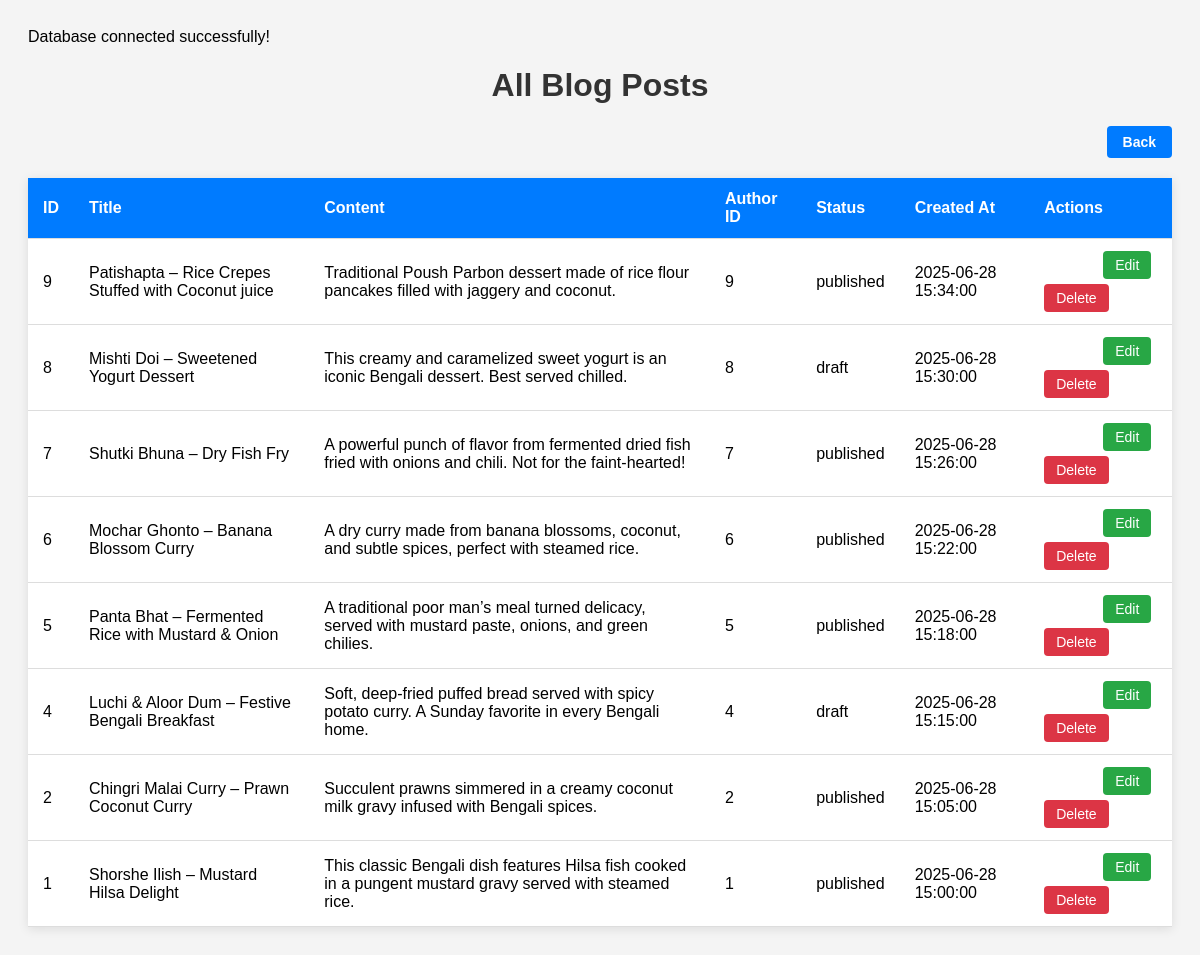
Screenshot of /view/dashboard/see_post.php (signed in) with the database file from the repository.
### tables this page shows
CREATE TABLE `posts` (
  `post_id` int(11) NOT NULL,
  `title` varchar(255) NOT NULL,
  `content` longtext NOT NULL,
  `author_id` int(11) NOT NULL,
  `status` enum('draft','published') DEFAULT 'draft',
  `created_at` datetime DEFAULT current_timestamp()
);

### view/dashboard/see_post.php (the view, shortened to what this page needs)
<?php
include "../../model/database.php";
$sql = "SELECT * FROM posts ORDER BY created_at DESC";
$result = $conn->query($sql);
?>
<!DOCTYPE html>
<html lang="en">
<head>
</head>
<body>
    <h1>All Blog Posts</h1>
    <div class="top-bar">
        <a href="post.php" class="home-btn">Back</a>
    </div>
    <?php if ($result->num_rows > 0): ?>
        <table>
            <tr>
                <th>ID</th>
                <th>Title</th>
                <th>Content</th>
                <th>Author ID</th>
                <th>Status</th>
                <th>Created At</th>
                <th>Actions</th>
            </tr>
            <?php while ($row = $result->fetch_assoc()): ?>
                <tr>
                    <td><?= htmlspecialchars($row['post_id']) ?></td>
                    <td><?= htmlspecialchars($row['title']) ?></td>
                    <td><?= $row['content'] ?></td>
                    <td><?= htmlspecialchars($row['author_id']) ?></td>
                    <td><?= htmlspecialchars($row['status']) ?></td>
                    <td><?= htmlspecialchars($row['created_at']) ?></td>
                    <td class="actions">
                    <a class="view" href="view_post.php?post_id=<?= $row['post_id'] ?>">View</a>
                        <a class="edit" href="?edit_post=<?= $row['post_id'] ?>">Edit</a>
                        <a class="delete" href="?post_id=<?= $row['post_id'] ?>&author_id=<?= $row['author_id'] ?>"
                            onclick="return confirm('Are you sure?')">Delete</a>
                    </td>
                </tr>
            <?php endwhile; ?>
        </table>
    <?php else: ?>
        <p>No posts found.</p>
    <?php endif; ?>
</body>
</html>

### view/dashboard/see_post.php (style rules this page uses)
body { font-family: Arial, sans-serif; background: #f4f4f4; padding: 20px; }
h1 { text-align: center; color: #333; }
.top-bar { width: 100%; display: flex; justify-content: flex-end; margin-bottom: 15px; }
.home-btn { background-color: #007BFF; color: white; padding: 8px 16px; border-radius: 4px; text-decoration: none; font-weight: bold; font-size: 14px; transition: background-color 0.3s ease; }
table { width: 100%; border-collapse: collapse; background: white; box-shadow: 0 2px 10px rgba(0, 0, 0, 0.1); margin-top: 20px; }
th, td { padding: 12px 15px; text-align: left; border-bottom: 1px solid #ddd; }
th { background-color: #007BFF; color: white; }
.actions { display: flex; flex-wrap: wrap; gap: 5px; }
.actions a { text-decoration: none; padding: 6px 12px; border-radius: 4px; color: white; font-size: 14px; display: inline-block; }
.edit { background-color: #28a745; }
.delete { background-color: #dc3545; }

### rows the page displays
posts: post_id "9", title "Patishapta – Rice Crepes Stuffed with Coconut juice", content "Traditional Poush Parbon dessert made of rice flour pancakes filled with jaggery and coconut.", author "9", status "published", created_at "2025-06-28 15:34:00"
posts: post_id "8", title "Mishti Doi – Sweetened Yogurt Dessert", content "This creamy and caramelized sweet yogurt is an iconic Bengali dessert. Best served chilled.", author "8", status "draft", created_at "2025-06-28 15:30:00"
posts: post_id "7", title "Shutki Bhuna – Dry Fish Fry", content "A powerful punch of flavor from fermented dried fish fried with onions and chili. Not for the faint-hearted!", author "7", status "published", created_at "2025-06-28 15:26:00"
posts: post_id "6", title "Mochar Ghonto – Banana Blossom Curry", content "A dry curry made from banana blossoms, coconut, and subtle spices, perfect with steamed rice.", author "6", status "published", created_at "2025-06-28 15:22:00"
posts: post_id "5", title "Panta Bhat – Fermented Rice with Mustard & Onion", content "A traditional poor man’s meal turned delicacy, served with mustard paste, onions, and green chilies.", author "5", status "published", created_at "2025-06-28 15:18:00"
posts: post_id "4", title "Luchi & Aloor Dum – Festive Bengali Breakfast", content "Soft, deep-fried puffed bread served with spicy potato curry. A Sunday favorite in every Bengali home.", author "4", status "draft", created_at "2025-06-28 15:15:00"
posts: post_id "2", title "Chingri Malai Curry – Prawn Coconut Curry", content "Succulent prawns simmered in a creamy coconut milk gravy infused with Bengali spices.", author "2", status "published", created_at "2025-06-28 15:05:00"
posts: post_id "1", title "Shorshe Ilish – Mustard Hilsa Delight", content "This classic Bengali dish features Hilsa fish cooked in a pungent mustard gravy served with steamed rice.", author "1", status "published", created_at "2025-06-28 15:00:00"
